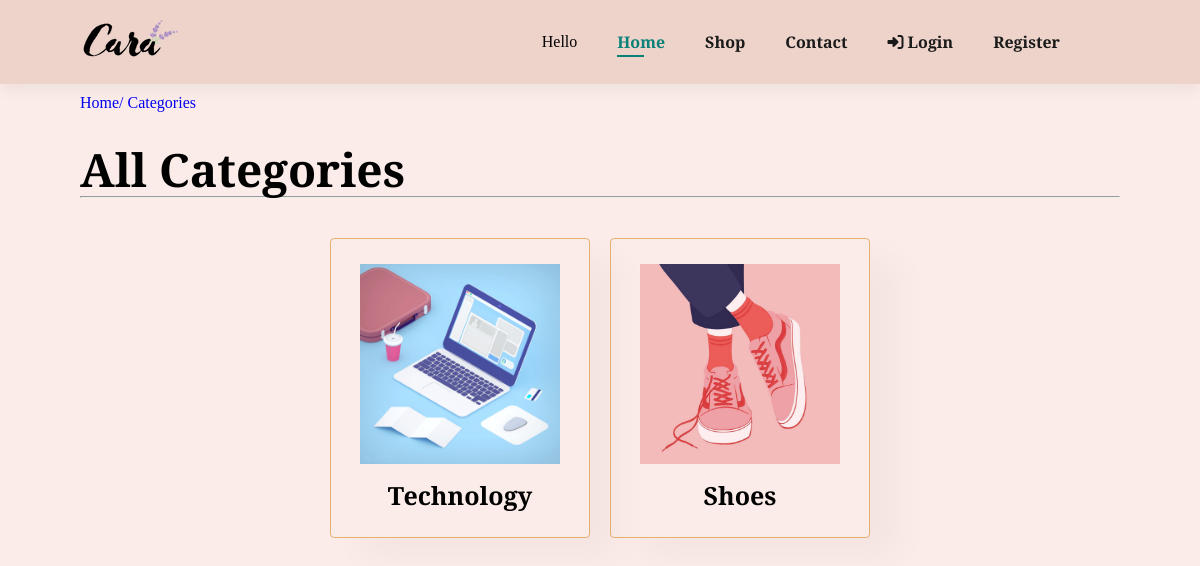
The page /categories/ on the database as committed earlier.
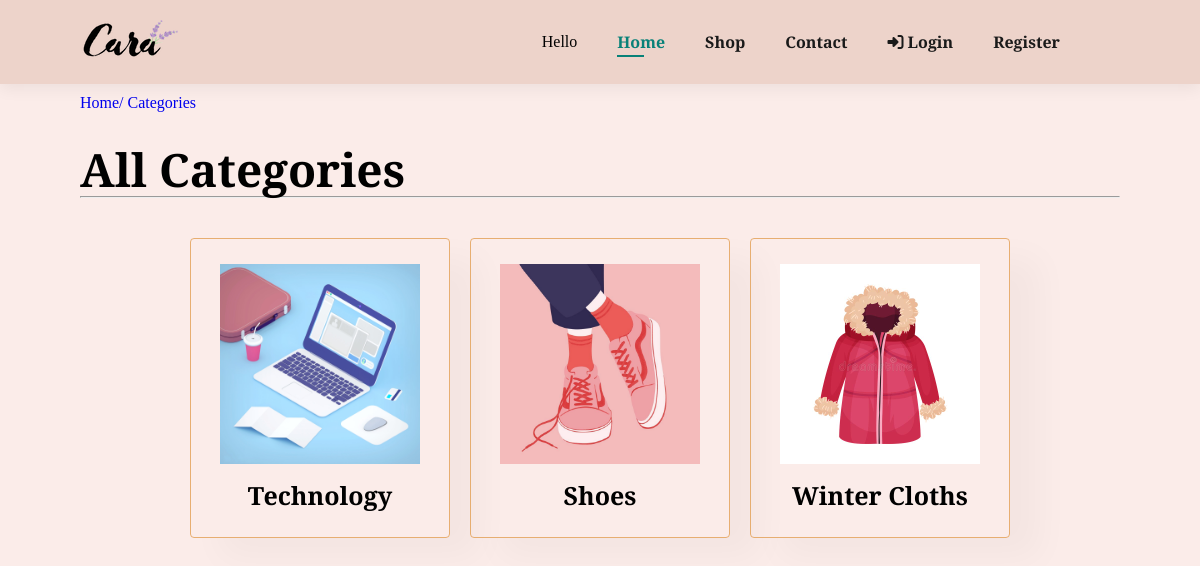
The same page on the database as committed later.
### store/models.py (models this page shows, shortened)
class Category(models.Model):
    slug = models.CharField(max_length=150, null=False, blank=False)
    name = models.CharField(max_length=50, null=False, blank=False)
    image = models.ImageField( upload_to=get_file_path_cat, null=True, blank=True)
    description = models.TextField(max_length=500, null=False, blank=False)
    status = models.BooleanField(default= False, help_text="0=Default, 1=Hidden")
    trending = models.BooleanField(default= False, help_text="0=Default, 1=Hidden")
    meta_title = models.CharField(max_length=150, null=False, blank=False)
    meta_keywords= models.CharField(max_length=150, null=False, blank=False)
    meta_description= models.CharField(max_length=500, null=False, blank=False)
    created_at = models.DateTimeField(auto_now_add=True)

### store/views.py (the view)
# urls.py: path('categories/', views.categories, name="store-categories"),
def categories(request):
    category = Category.objects.filter(status=0)
    context = {
        'category' : category
    }
    return render(request, 'store/categories.html', context)

### store/templates/store/categories.html
{% extends "store/base.html" %}
{% block content %}
<div style="margin-top:10px">
    <div style="margin-left:80px;" class="link_nav">
        <a href={% url 'store-home' %}>Home/</a>
        <a href={% url 'store-categories'%}>Categories</a>
    </div>
</div>
<div class="section-p1">
    <h2>All Categories</h2>
    <hr>
    <div class="cards">
        {% for item in category %}
                <div class="card">
                    <div>
                        <img class="image" src="{{ item.image.url }}" alt="category-image"/>
                    </div>
                    <div>
                        <a href="{% url 'categoriesview' item.slug %}" class="cat_link"><h4>{{ item.name }}
                    </h4></a></div>
                </div>
        {% endfor %}
    </div>
</div>
{% endblock content %}

Rows that differ between the two databases and show on the page:
added Category: image (picture), name "Winter Cloths"
